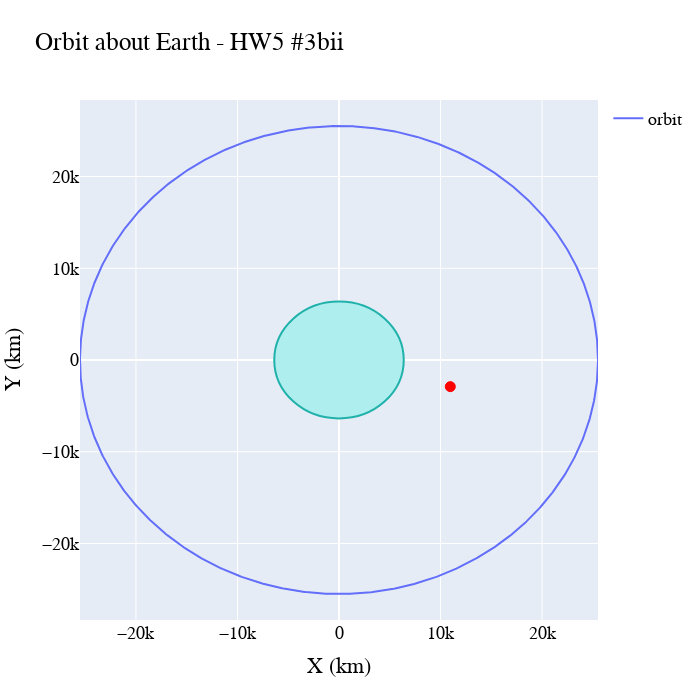

Source (notebook cell):
### Code cell
fig = go.Figure()

fig.add_trace(go.Scatter(x=r_e_list, y=r_p_list,
                    mode='lines',
                    name='orbit'))

fig.add_trace(
    go.Scatter(
        mode='markers',
        x=[10962.54014226883],
        y=[-2903.495614724],
        marker=dict(
            color='red',
            size=10,
            line=dict(
                color='red',
                width=1
            )
        ),
        showlegend=False
    )
)


fig.update_layout(
    title="Orbit about Earth - HW5 #3bii",
    xaxis_title="X (km)",
    yaxis_title="Y (km)",
    font=dict(
        family="Arial",
        size=18,
        color="#000000"
    )
)

fig.update_layout(
    autosize=True,
    width=700,
    height=700,
    shapes=[
        # filled circle
        dict(
            type="circle",
            xref="x",
            yref="y",
            fillcolor="PaleTurquoise",
            x0=-6378,
            y0=-6378,
            x1=6378,
            y1=6378,
            line_color="LightSeaGreen",
        ),
    ]
)

fig.show()

### Figure 1 — Plotly figure (JSON) as saved in the notebook; plotly's stock layout.template omitted (floating-point values rounded to 4 significant figures; data arrays with more than 128 entries replaced by an {"elided": "..."} marker saying what was removed)
{"data": [{"mode": "lines", "name": "orbit", "type": "scatter", "x": {"elided": "1000 float values"}, "y": {"elided": "1000 float values"}}, {"marker": {"color": "red", "line": {"color": "red", "width": 1}, "size": 10}, "mode": "markers", "showlegend": false, "type": "scatter", "x": [10960.0], "y": [-2903.0]}], "layout": {"autosize": true, "font": {"color": "#000000", "family": "Arial", "size": 18}, "height": 700, "shapes": [{"fillcolor": "PaleTurquoise", "line": {"color": "LightSeaGreen"}, "type": "circle", "x0": -6378, "x1": 6378, "xref": "x", "y0": -6378, "y1": 6378, "yref": "y"}], "title": {"text": "Orbit about Earth - HW5 #3bii"}, "width": 700, "xaxis": {"title": {"text": "X (km)"}}, "yaxis": {"title": {"text": "Y (km)"}}}}
